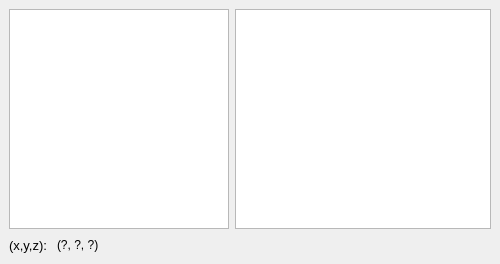
  <widget class="QDockWidget" name="optimizer_dockWidget">
   <property name="windowTitle">
    <string>Optimizer</string>
   </property>
   <attribute name="dockWidgetArea">
    <number>2</number>
   </attribute>
   <widget class="QWidget" name="dockWidgetContents_2">
    <layout class="QVBoxLayout" name="verticalLayout_3">
     <item>
      <layout class="QHBoxLayout" name="horizontalLayout_12" stretch="0,5">
       <property name="sizeConstraint">
        <enum>QLayout::SetMaximumSize</enum>
       </property>
       <item>
        <widget class="ScanPlotWidget" name="xy_refocus_ViewWidget_2">
         <property name="sizePolicy">
          <sizepolicy hsizetype="Expanding" vsizetype="Expanding">
           <horstretch>1</horstretch>
           <verstretch>1</verstretch>
          </sizepolicy>
         </property>
         <property name="minimumSize">
          <size>
           <width>220</width>
           <height>220</height>
          </size>
         </property>
         <property name="maximumSize">
          <size>
           <width>220</width>
           <height>220</height>
          </size>
         </property>
         <property name="sizeIncrement">
          <size>
           <width>0</width>
           <height>0</height>
          </size>
         </property>
         <property name="baseSize">
          <size>
           <width>0</width>
           <height>0</height>
          </size>
         </property>
        </widget>
       </item>
       <item>
        <widget class="PlotWidget" name="depth_refocus_ViewWidget_2">
         <property name="sizePolicy">
          <sizepolicy hsizetype="Expanding" vsizetype="Expanding">
           <horstretch>1</horstretch>
           <verstretch>0</verstretch>
          </sizepolicy>
         </property>
         <property name="minimumSize">
          <size>
           <width>0</width>
           <height>220</height>
          </size>
         </property>
        </widget>
       </item>
      </layout>
     </item>
     <item>
      <layout class="QHBoxLayout" name="horizontalLayout_13" stretch="0,0,0">
       <item>
        <widget class="QLabel" name="label_9">
         <property name="font">
          <font>
           <pointsize>10</pointsize>
          </font>
         </property>
         <property name="text">
          <string>(x,y,z): </string>
         </property>
        </widget>
       </item>
       <item>
        <widget class="QLabel" name="refocus_position_label">
         <property name="toolTip">
          <string>This text is selectable.  Copy and paste into labnotes.</string>
         </property>
         <property name="text">
          <string>(?, ?, ?)</string>
         </property>
         <property name="textInteractionFlags">
          <set>Qt::LinksAccessibleByMouse|Qt::TextSelectableByKeyboard|Qt::TextSelectableByMouse</set>
         </property>
        </widget>
       </item>
       <item>
        <spacer name="horizontalSpacer_6">
         <property name="orientation">
          <enum>Qt::Horizontal</enum>
         </property>
         <property name="sizeHint" stdset="0">
          <size>
           <width>40</width>
           <height>20</height>
          </size>
         </property>
        </spacer>
       </item>
      </layout>
     </item>
    </layout>
   </widget>
  </widget>
